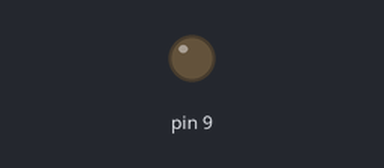
A sketch run on a simulated Arduino Uno, built with avr-gcc and run on an emulated ATmega328P. On the bench: output pins drawn as LEDs (lit = HIGH).

Above: at 0.05 s.
At 5.75 s:
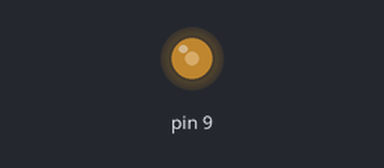
At 11.55 s:
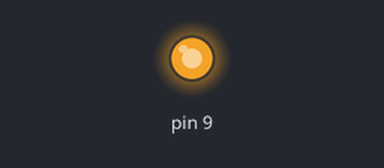
At 23.15 s:
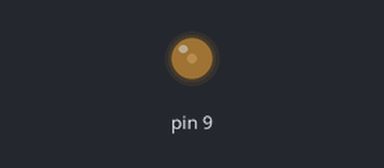
Timing chart, 0 to 33.2 s (numbered marks = the images above):
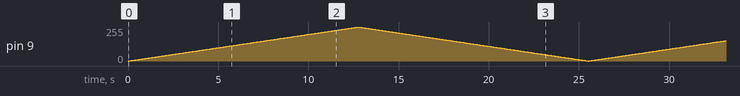

The sketch:

Lesson_03_Brightness_LED_For_Loop.ino
```cpp
void setup() {
  pinMode(9, OUTPUT);

}

void loop() {

  for(int pwm = 0; pwm < 255; pwm++){
    analogWrite(9, pwm); delay(50);
  }

  for(int pwm = 255; pwm > 0; pwm--){
    analogWrite(9, pwm); delay(50);
  }

}
```
